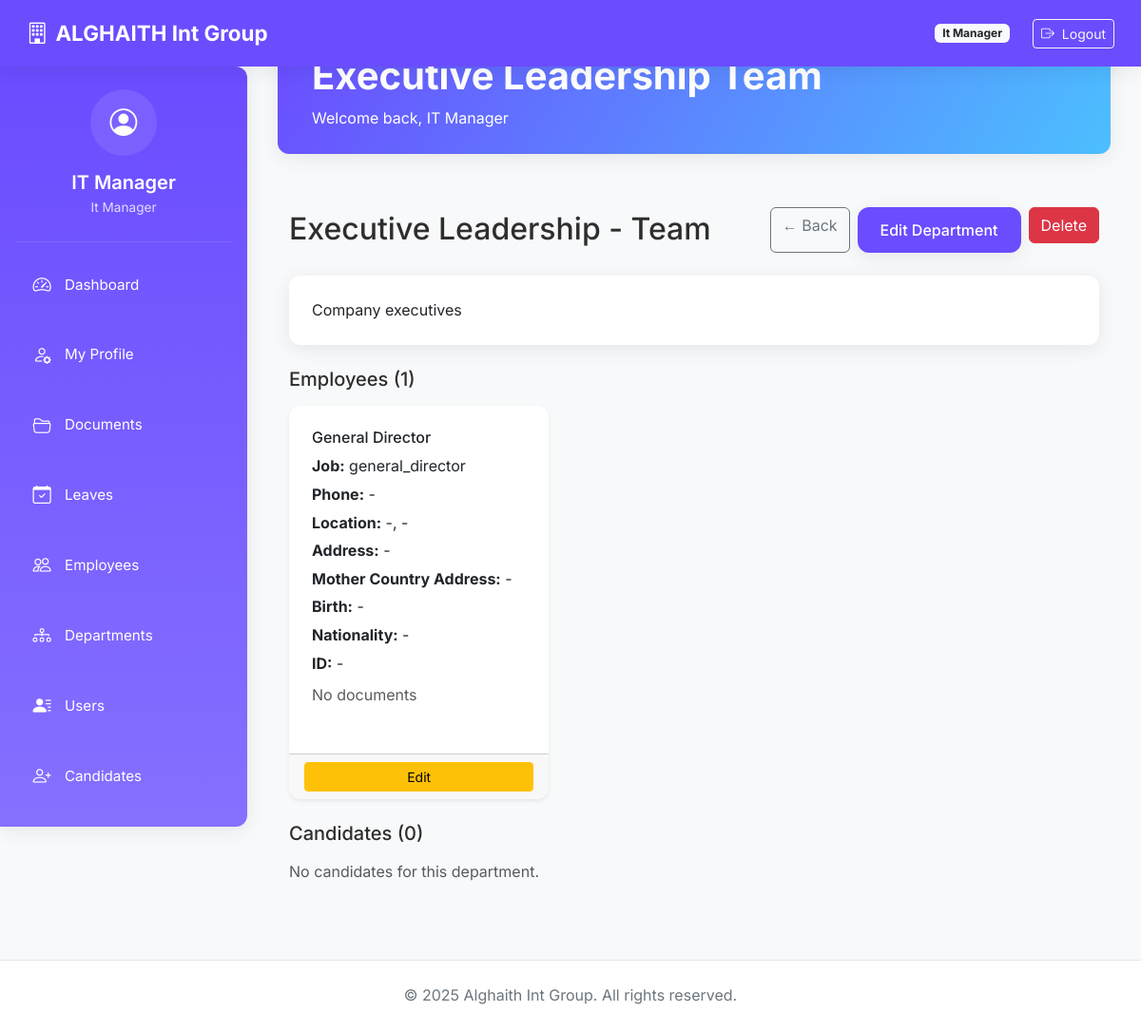
Page /department/1/view (signed in) on the earlier database version.
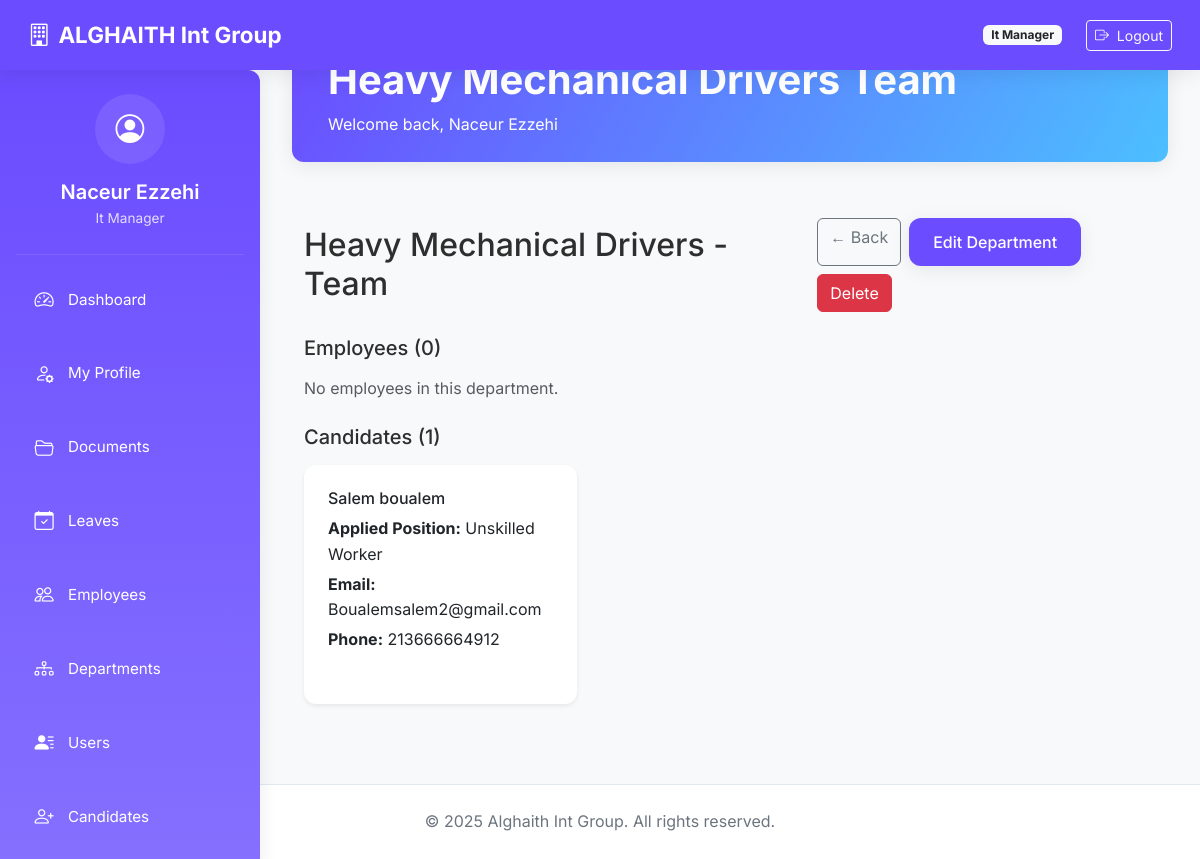
Same page on the later database version.
### core/models.py (models this page shows, shortened)
class User(db.Model, UserMixin):
    __tablename__ = 'users'
    id = db.Column(db.Integer, primary_key=True)
    email = db.Column(db.String(120), unique=True, nullable=False, index=True)
    password_hash = db.Column(db.String(200), nullable=False)
    name = db.Column(db.String(100), nullable=False)
    role = db.Column(db.String(50), nullable=False)  # General Director, IT Manager, etc.
    avatar = db.Column(db.String(255), nullable=True)
    access_code = db.Column(db.String(20), unique=True, nullable=False)
    phone = db.Column(db.String(20), nullable=True)
    position = db.Column(db.String(100), nullable=True)
    created_at = db.Column(db.DateTime, default=datetime.utcnow)
    last_login = db.Column(db.DateTime)
    login_count = db.Column(db.Integer, default=0)
    is_active = db.Column(db.Boolean, default=True, nullable=False)
    documents = db.relationship('UserDocument', back_populates='user', cascade="all, delete-orphan")
    folders_created = db.relationship('Folder', back_populates='creator', cascade="all, delete-orphan")
    activities = db.relationship('ActivityLog', back_populates='user', cascade="all, delete-orphan")
    leave_requests = db.relationship('LeaveRequest', back_populates='requester', foreign_keys='LeaveRequest.user_id')
    approved_requests = db.relationship('LeaveRequest', back_populates='approver', foreign_keys='LeaveRequest.approver_id')
    @property
    def is_authenticated(self):
        return True

class Department(db.Model):
    __tablename__ = "departments"
    id = db.Column(db.Integer, primary_key=True)
    name = db.Column(db.String(120), unique=True, nullable=False)
    description = db.Column(db.Text, nullable=True)
    created_at = db.Column(db.DateTime, default=datetime.utcnow)
    employees = db.relationship("Employee", back_populates="department", lazy="selectin")
    candidates = db.relationship("Candidate", back_populates="department", lazy="selectin")

class Employee(db.Model):
    __tablename__ = "employees"
    id = db.Column(db.Integer, primary_key=True)
    full_name = db.Column(db.String(120), nullable=False)
    job_title = db.Column(db.String(120), nullable=True)
    phone = db.Column(db.String(20), nullable=True)
    actual_address = db.Column(db.String(255), nullable=True)
    mother_country_address = db.Column(db.String(255), nullable=True)
    country = db.Column(db.String(100), nullable=True)
    state = db.Column(db.String(100), nullable=True)
    birth_date = db.Column(db.Date, nullable=True)
    id_number = db.Column(db.String(50), unique=True, nullable=True)  # Identity card / Passport number
    nationality = db.Column(db.String(100), nullable=True)
    created_at = db.Column(db.DateTime, default=datetime.utcnow)
    department_id = db.Column(db.Integer, db.ForeignKey("departments.id"))
    user_id = db.Column(db.Integer, db.ForeignKey('users.id'), nullable=True)  # Optional link to a user account
    documents = db.relationship('EmployeeDocument', back_populates='employee', cascade='all, delete-orphan')
    department = db.relationship("Department", back_populates="employees")
    user = db.relationship("User")  # Optional one-to-one or one-to-many link

class Candidate(db.Model):
    __tablename__ = 'candidates'
    id = db.Column(db.Integer, primary_key=True)
    full_name = db.Column(db.String(120), nullable=False)
    email = db.Column(db.String(120), nullable=True)
    phone = db.Column(db.String(20), nullable=True)
    nationality = db.Column(db.String(50), nullable=True)
    applied_position = db.Column(db.String(120), nullable=True)  # Engineer, Technician, Helper, Unskilled Worker
    specialty = db.Column(db.String(255), nullable=True)  # Specific field of work/specialization
    experience = db.Column(db.String(50), nullable=True)  # 0-2, 3-5, 6-10, 10+
    education = db.Column(db.String(50), nullable=True)   # High School, Bachelor's, Master's, PhD
    skills = db.Column(db.Text, nullable=True)           # Skills and qualifications
    department_id = db.Column(db.Integer, db.ForeignKey('departments.id'), nullable=True)
    cv_filepath = db.Column(db.String(255), nullable=True)
    id_document_filepath = db.Column(db.String(255), nullable=False)
    status = db.Column(db.String(50), default='new')
    created_at = db.Column(db.DateTime, default=datetime.utcnow)
    updated_at = db.Column(db.DateTime, default=datetime.utcnow, onupdate=datetime.utcnow)
    department = db.relationship("Department", back_populates="candidates", lazy=True)

### modules/department/routes.py (the view)
@department_bp.route('/<int:dept_id>/view')
@login_required
def view_department(dept_id):
    dept = Department.query.get_or_404(dept_id)
    employees = Employee.query.options(joinedload(Employee.documents)) \
        .filter_by(department_id=dept.id).all()
    employee_docs = {e.id: e.documents for e in employees}
    candidates = Candidate.query.filter_by(department_id=dept.id).all()
    delete_form = DeleteForm()
    return render_template(
        'dashboard/departments/team.html',
        department={
            'id': dept.id,
            'name': dept.name,
            'description': dept.description
        },
        employees=employees,
        candidates=candidates,
        employee_docs=employee_docs,
        delete_form=delete_form
    )

### app.py (called while the page is built)
@login_manager.user_loader
def load_user(user_id):
    from core.models import User
    return db.session.get(User, int(user_id))

@app.before_request
def make_session_permanent():
    session.permanent = True

### templates/dashboard/departments/team.html (shortened to what this page needs)
{% extends "dashboard/base_dashboard.html" %}
{% block dashboard_title %}{{ department.name }} Team{% endblock %}
{% block dashboard_content %}
<div class="container-fluid py-4">
    <div class="d-flex flex-column flex-md-row justify-content-between align-items-start align-items-md-center mb-4 gap-2">
        <h2 class="mb-2 mb-md-0">{{ department.name }} - Team</h2>
        <div class="d-flex flex-wrap gap-2">
            <a href="{{ url_for('department.list_departments') }}" class="btn btn-outline-secondary">← Back</a>
            <a href="{{ url_for('department.edit_department', dept_id=department.id) }}" class="btn btn-primary">Edit Department</a>
            <form method="post" action="{{ url_for('department.delete_department', dept_id=department.id) }}" class="d-inline">
                <button type="submit" class="btn btn-danger"
                    onclick="return confirm('Are you sure you want to delete this department?');">
                    Delete
                </button>
            </form>
        </div>
    </div>
    {% if department.description %}
    <div class="card mb-4">
        <div class="card-body">
            <p class="mb-0">{{ department.description }}</p>
        </div>
    </div>
    {% endif %}
    <div class="mb-4">
        <h5 class="mb-3">Employees ({{ employees|length }})</h5>
        {% if employees %}
        <div class="row g-3">
            {% for emp in employees %}
            <div class="col-12 col-md-6 col-lg-4">
                <div class="card h-100 shadow-sm">
                    <div class="card-body">
                        <h6 class="card-title">{{ emp.full_name }}</h6>
                        <p class="mb-1"><strong>Job:</strong> {{ emp.job_title or "-" }}</p>
                        <p class="mb-1"><strong>Phone:</strong> {{ emp.phone or "-" }}</p>
                        <p class="mb-1"><strong>Location:</strong> {{ emp.country or "-" }}, {{ emp.state or "-" }}</p>
                        <p class="mb-1"><strong>Address:</strong> {{ emp.actual_address or "-" }}</p>
                        <p class="mb-1"><strong>Mother Country Address:</strong> {{ emp.mother_country_address or "-" }}</p>
                        <p class="mb-1"><strong>Birth:</strong> {{ emp.birth_date.strftime("%Y-%m-%d") if emp.birth_date else "-" }}</p>
                        <p class="mb-1"><strong>Nationality:</strong> {{ emp.nationality or "-" }}</p>
                        <p class="mb-1"><strong>ID:</strong> {{ emp.id_number or "-" }}</p>
                        {% set docs = employee_docs.get(emp.id, []) %}
                        <div class="mt-2">
                            {% if docs %}
                                <ul class="list-unstyled mb-0">
                                    {% for doc in docs %}
                                    <li class="d-flex flex-wrap align-items-center gap-1 mb-1">
                                        <span class="text-truncate" style="max-width: 120px;">{{ doc.filename }}</span>
                                        <a href="{{ url_for('dashboard.employee_document_download', doc_id=doc.id) }}" class="btn btn-sm btn-success">Download</a>
                                        <form action="{{ url_for('dashboard.employee_document_delete', doc_id=doc.id) }}" method="POST" style="display:inline;">
                                            <input type="hidden" name="csrf_token" value="{{ csrf_token() }}">
                                            <button type="submit" class="btn btn-sm btn-danger" onclick="return confirm('Delete this document?')">Delete</button>
                                        </form>
                                    </li>
                                    {% endfor %}
                                </ul>
                            {% else %}
                                <span class="text-muted">No documents</span>
                            {% endif %}
                        </div>
                    </div>
                    <div class="card-footer text-end">
                        <a href="{{ url_for('dashboard.employee_edit', id=emp.id) }}" class="btn btn-sm btn-warning w-100">Edit</a>
                    </div>
                </div>
            </div>
            {% endfor %}
        </div>
        {% else %}
        <p class="text-muted">No employees in this department.</p>
        {% endif %}
    </div>
    <div class="mb-4">
        <h5 class="mb-3">Candidates ({{ candidates|length }})</h5>
        {% if candidates %}
        <div class="row g-3">
            {% for c in candidates %}
            <div class="col-12 col-md-6 col-lg-4">
                <div class="card h-100 shadow-sm">
                    <div class="card-body">
                        <h6 class="card-title">{{ c.full_name }}</h6>
                        <p class="mb-1"><strong>Applied Position:</strong> {{ c.applied_position or "-" }}</p>
                        <p class="mb-1"><strong>Email:</strong> {{ c.email or "-" }}</p>
                        <p class="mb-1"><strong>Phone:</strong> {{ c.phone or "-" }}</p>
                    </div>
                </div>
            </div>
            {% endfor %}
        </div>
        {% else %}
        <p class="text-muted">No candidates for this department.</p>
        {% endif %}
    </div>
</div>
{% endblock %}

### templates/dashboard/base_dashboard.html (shortened to what this page needs)
<!DOCTYPE html>
<html lang="en">
<head>
    <link href="https://cdn.jsdelivr.net/npm/bootstrap@5.3.0/dist/css/bootstrap.min.css" rel="stylesheet">
    <link href="https://cdn.jsdelivr.net/npm/bootstrap-icons@1.10.5/font/bootstrap-icons.css" rel="stylesheet">
    <link rel="stylesheet" href="{{ url_for('static', filename='css/styles.css') }}">
</head>
<body>
<nav class="navbar navbar-expand-lg navbar-dark">
    <div class="container-fluid">
        <a class="navbar-brand" href="{{ url_for('dashboard.role_dashboard') }}">
            <i class="bi bi-building me-2"></i>ALGHAITH Int Group
        </a>
        <div class="d-flex align-items-center">
            <span class="badge bg-light text-dark me-3 d-none d-md-inline">{{ current_user.role|replace('_', ' ')|title }}</span>
            {% if current_user.is_authenticated %}
            <div class="desktop-logout">
                <form method="post" action="{{ url_for('auth.logout') }}" class="ms-2 d-inline">
                    <button type="submit" class="btn btn-sm btn-outline-light">
                        <i class="bi bi-box-arrow-right me-1"></i> Logout
                    </button>
                </form>
            </div>
            {% endif %}
        </div>
    </div>
</nav>
<div class="sidebar" id="sidebarMenu">
    <div class="sidebar-header">
        <div class="user-info">
            <div class="user-avatar">
                <i class="bi bi-person-circle"></i>
            </div>
            <h5 class="user-name">{{ current_user.name }}</h5>
            <div class="user-role">{{ current_user.role|replace('_', ' ')|title }}</div>
        </div>
    </div>
    <ul class="nav flex-column">
        <li class="nav-item">
            <a class="nav-link" href="{{ url_for('dashboard.role_dashboard') }}">
                <i class="bi bi-speedometer2"></i> <span class="link-text">Dashboard</span>
            </a>
        </li>
        <li class="nav-item">
            <a class="nav-link" href="{{ url_for('profile.my_profile') }}">
                <i class="bi bi-person-gear"></i> <span class="link-text">My Profile</span>
            </a>
        </li>
        <li class="nav-item">
            <a class="nav-link" href="{{ url_for('docs.list_documents') }}">
                <i class="bi bi-folder2-open"></i> <span class="link-text">Documents</span>
            </a>
        </li>
        <li class="nav-item">
            <a class="nav-link" href="{{ url_for('leave.leaves_dashboard') }}">
                <i class="bi bi-calendar-check"></i> <span class="link-text">Leaves</span>
            </a>
        </li>
        <li class="nav-item">
            <a class="nav-link" href="{{ url_for('dashboard.employee_summary') }}">
                <i class="bi bi-people"></i> <span class="link-text">Employees</span>
            </a>
        </li>
        <li class="nav-item">
            <a class="nav-link" href="{{ url_for('department.department_summary') }}">
                <i class="bi bi-diagram-3"></i> <span class="link-text">Departments</span>
            </a>
        </li>
        <li class="nav-item">
            <a class="nav-link" href="{{ url_for('dashboard.user_management') }}">
                <i class="bi bi-person-lines-fill"></i> <span class="link-text">Users</span>
            </a>
        </li>
        <li class="nav-item">
            <a class="nav-link" href="{{ url_for('candidates.list_candidates') }}">
                <i class="bi bi-person-plus"></i> <span class="link-text">Candidates</span>
            </a>
        </li>
    </ul>
</div>
<div class="main-content">
    <div class="dashboard-header">
        <div class="container-fluid">
            <h1 class="dashboard-title">{% block dashboard_title %}Dashboard{% endblock %}</h1>
            <p class="mb-0">Welcome back, {{ current_user.name }}</p>
        </div>
    </div>
    {% block dashboard_content %}{% endblock %}
</div>
<footer>
    <div class="container-fluid">
        &copy; 2025 Alghaith Int Group. All rights reserved.
    </div>
</footer>
</body>
</html>

### static/css/styles.css (style rules this page uses)
:root { --brand-primary: #6b4cff; --brand-secondary: #2ad29b; --brand-accent: #4cbfff; --background: #ffffff; --card-bg: #f5f7fb; --text-main: #2e2e2e; --text-muted: #8a94a6; --success: #2ecc71; --warning: #f1c40f; --danger: #e74c3c; --shadow-soft: 0 10px 30px rgba(0,0,0,0.08); --radius-lg: 1rem; --sidebar-width: 220px; }
body { background-color: var(--background); color: var(--text-main); font-family: "Inter", sans-serif; line-height: 1.6; }
.navbar { box-shadow: var(--shadow-soft); }
.sidebar { min-height: 100vh; width: var(--sidebar-width); background: linear-gradient(180deg, var(--brand-primary), var(--brand-accent)); color: white; border-radius: 0 var(--radius-lg) var(--radius-lg) 0; padding: 1rem; }
.sidebar .nav-link { color: white; margin-bottom: 0.5rem; border-radius: var(--radius-lg); padding: 0.5rem 1rem; transition: all 0.2s ease-in-out; display: flex; align-items: center; gap: 0.5rem; }
.card, .dashboard-link-card { background: var(--card-bg); border-radius: var(--radius-lg); box-shadow: var(--shadow-soft); transition: transform 0.2s; }
.btn-primary { background: var(--brand-primary); border: none; border-radius: var(--radius-lg); box-shadow: var(--shadow-soft); transition: all 0.2s ease-in-out; }
.main-content { padding: 2rem; }

Differences in the rows shown:
no longer on this page (row edited): Employee: full_name "General Director", job_title "general_director", phone "-", country "-", state "-", actual_address "-", mother_country_address "-", birth_date "-", nationality "-", id_number "-"
changed User "It Manager": name "IT Manager" → "Naceur Ezzehi"
changed Department: name "Executive Leadership" → "Heavy Mechanical Drivers"; description "Company executives" → (not shown)
now on this page (row edited): Candidate: full_name "Salem boualem", applied_position "Unskilled Worker", email "Boualemsalem2@gmail.com", phone "213666664912"
Other differences:
{{ employees|length }}: "1" → "0"
{{ candidates|length }}: "0" → "1"
text no longer shown: "No candidates for this department."
text now shown: "No employees in this department."
